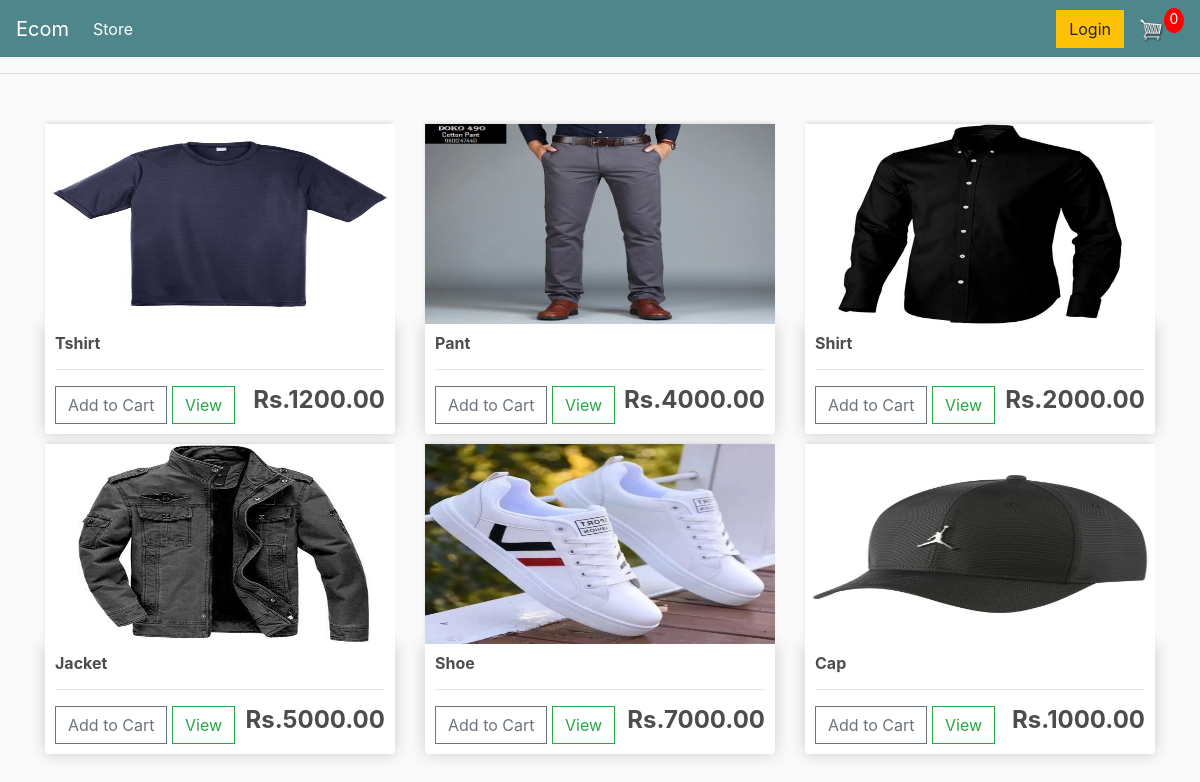
The page / on the database its author committed.
### store/models.py (models this page shows, shortened)
class Product(models.Model):
    name = models.CharField(max_length=200, null=True)
    price = models.FloatField()
    digital = models.BooleanField(default=False, null=True, blank=False)
    image = models.ImageField(null=True, blank=True)
    @property
    def imageURL(self):
        try:
            url = self.image.url
        except:
            url = ''
        return url

### store/views.py (the view)
# urls.py: path('', include('store.urls'))
def store(request):
    if request.user.is_authenticated:
        customer = request.user.customer
        order, created = Order.objects.get_or_create(customer=customer, complete=False)
        items = order.orderitem_set.all()
        cartItems = order.get_cart_items
    else:
        items = []
        order = {'get_cart_items':0, 'get_cart_total':0}
        cartItems = order['get_cart_items']
    context = {'items': items, 'order': order}
    products = Product.objects.all()
    context = {'products': products, 'cartItems': cartItems, 'shipping': False}
    return render(request, 'store/store.html', context)

### store/templates/store/store.html
{% extends 'store/main.html' %}
{% load static %}
{% block content %}
<div class="row">
    {% for product in products %}
    <div class="col-lg-4">
        <img class="thumbnail" src="{{product.imageURL}}">
        <div class="box-element product">
            <h6><strong>{{product.name}}</strong></h6>
            <hr>
            <button data-product="{{product.id}}" data-action="add"  class="btn btn-outline-secondary add-btn update-cart">Add to Cart</button>
            <a class="btn btn-outline-success" href="#">View</a>
            <h4 style="display: inline-block; float: right"><strong>Rs.{{product.price|floatformat:2}}</strong></h4>
        </div>
    </div>
    {% endfor %}
</div>
{% endblock content %}

### static/css/main.css (style rules this page uses)
body { background-color: hsl(0, 0%, 98%); }
h1,h2,h3,h4,h5,h6 { color:hsl(0, 0%, 30%); }
.box-element { box-shadow:hsl(0, 0%, 80%) 0 0 16px; background-color: #fff; border-radius: 4px; padding: 10px; }
.thumbnail { width: 100%; height: 200px; -webkit-box-shadow: -1px -3px 5px -2px rgba(214,214,214,1); -moz-box-shadow: -1px -3px 5px -2px rgba(214,214,214,1); box-shadow: -1px -3px 5px -2px rgba(214,214,214,1); }
.product { border-radius: 0 0 4px 4px; }
.col-lg-4, .col-lg-6, .col-lg-8, .col-lg-12 { margin-top: 10px; }
.btn { border-radius: 0; }

### rows shown on the page
Product: imageURL (picture), name "Tshirt", price "1200.00"
Product: imageURL (picture), name "Pant", price "4000.00"
Product: imageURL (picture), name "Shirt", price "2000.00"
Product: imageURL (picture), name "Jacket", price "5000.00"
Product: imageURL (picture), name "Shoe", price "7000.00"
Product: imageURL (picture), name "Cap", price "1000.00"

### other values the page prints
{{ cartItems }} "0"
